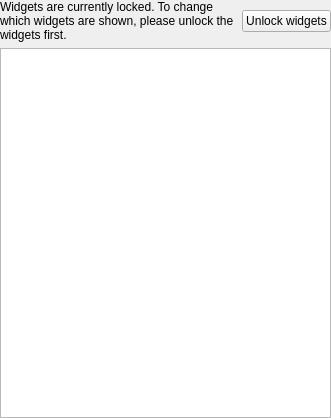
<?xml version="1.0" encoding="UTF-8"?>
<ui version="4.0">
 <class>PlasmoidTasksConfig</class>
 <widget class="QWidget" name="PlasmoidTasksConfig">
  <property name="geometry">
   <rect>
    <x>0</x>
    <y>0</y>
    <width>331</width>
    <height>418</height>
   </rect>
  </property>
  <layout class="QGridLayout" name="gridLayout">
   <property name="margin">
    <number>0</number>
   </property>
   <item row="0" column="0">
    <widget class="QLabel" name="unlockLabel">
     <property name="text">
      <string>Widgets are currently locked. To change which widgets are shown, please unlock the widgets first.</string>
     </property>
     <property name="wordWrap">
      <bool>true</bool>
     </property>
    </widget>
   </item>
   <item row="0" column="1">
    <widget class="QPushButton" name="unlockButton">
     <property name="text">
      <string>Unlock widgets</string>
     </property>
    </widget>
   </item>
   <item row="1" column="0" colspan="2">
    <widget class="KCategorizedView" name="visibleItemsView"/>
   </item>
  </layout>
 </widget>
 <customwidgets>
  <customwidget>
   <class>KCategorizedView</class>
   <extends>QListView</extends>
   <header location="global">kcategorizedview.h</header>
  </customwidget>
 </customwidgets>
 <resources/>
 <connections/>
</ui>
